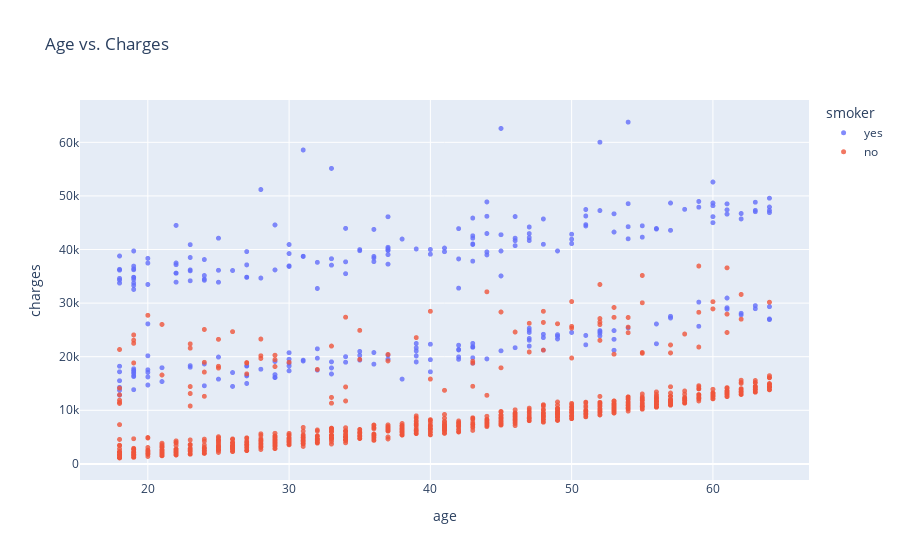

This figure's notebook cell:
### Code cell
fig = px.scatter(
    medical_df,
    x='age',
    y='charges',
    color='smoker',
    opacity=0.8,
    hover_data=['sex'],
    title="Age vs. Charges"
)
fig.update_traces(marker_size=5)
fig.show()

### Figure 1 — Plotly figure (JSON) as saved in the notebook; plotly's stock layout.template omitted (floating-point values rounded to 4 significant figures; data arrays with more than 128 entries replaced by an {"elided": "..."} marker saying what was removed)
{"data": [{"customdata": {"elided": "274x1 str values"}, "hovertemplate": "smoker=yes<br>age=%{x}<br>charges=%{y}<br>sex=%{customdata[0]}<extra></extra>", "legendgroup": "yes", "marker": {"color": "#636efa", "opacity": 0.8, "size": 5, "symbol": "circle"}, "mode": "markers", "name": "yes", "showlegend": true, "type": "scattergl", "x": {"elided": "274 int values"}, "xaxis": "x", "y": {"elided": "274 float values"}, "yaxis": "y"}, {"customdata": {"elided": "1064x1 str values"}, "hovertemplate": "smoker=no<br>age=%{x}<br>charges=%{y}<br>sex=%{customdata[0]}<extra></extra>", "legendgroup": "no", "marker": {"color": "#EF553B", "opacity": 0.8, "size": 5, "symbol": "circle"}, "mode": "markers", "name": "no", "showlegend": true, "type": "scattergl", "x": {"elided": "1064 int values"}, "xaxis": "x", "y": {"elided": "1064 float values"}, "yaxis": "y"}], "layout": {"legend": {"title": {"text": "smoker"}, "tracegroupgap": 0}, "title": {"text": "Age vs. Charges"}, "xaxis": {"anchor": "y", "domain": [0, 1], "title": {"text": "age"}}, "yaxis": {"anchor": "x", "domain": [0, 1], "title": {"text": "charges"}}}}
